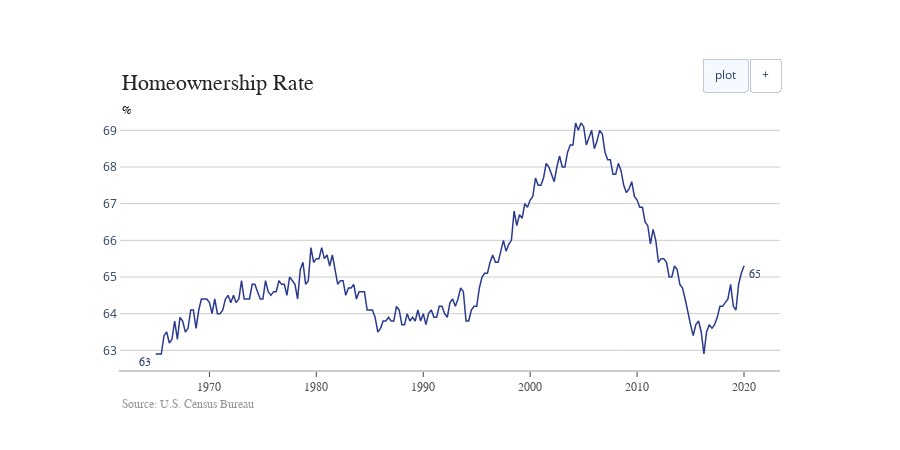

The notebook cell this image was saved under:
### Code cell
s = ['Homeownership Rate for the United States [RHORUSQ156N]']
dic = dict_from_FRED_description(s)
df = make_hrizontal_tbl(dic, start=start)
plot_nice(title='Homeownership Rate', dic=dic, df=df, 
          margin=dict(autoexpand=False,l=120,r=120,t=110,), 
          show_series_label=False,
          y_units='%')

### Figure 1 — Plotly figure (JSON) as saved in the notebook; plotly's stock layout.template omitted (floating-point values rounded to 4 significant figures; data arrays with more than 128 entries replaced by an {"elided": "..."} marker saying what was removed)
{"data": [{"connectgaps": true, "line": {"color": "rgb(41, 58, 143)", "width": 1.5}, "mode": "lines", "name": "Homeownership Rate ", "type": "scatter", "x": {"elided": "221 str values"}, "y": {"elided": "221 float values"}}, {"marker": {"color": "rgb(41, 58, 143)", "size": 1}, "mode": "markers", "type": "scatter", "x": ["1965-01-01T00:00:00", "2020-01-01T00:00:00"], "y": [62.9, 65.3]}], "layout": {"annotations": [{"font": {"family": "Arial", "size": 12}, "showarrow": false, "text": "63", "x": 0.05, "xanchor": "right", "xref": "paper", "y": 62.9, "yanchor": "top"}, {"font": {"family": "Arial", "size": 12}, "showarrow": false, "text": "65", "x": 0.95, "xanchor": "left", "xref": "paper", "y": 65.3, "yanchor": "top"}, {"font": {"color": "rgb(37,37,37)", "family": "Arial", "size": 22}, "showarrow": false, "text": "Homeownership Rate", "x": 0, "xanchor": "left", "xref": "paper", "y": 1.05, "yanchor": "bottom", "yref": "paper"}, {"font": {"color": "rgb(150,150,150)", "family": "Arial", "size": 12}, "showarrow": false, "text": "Source: U.S. Census Bureau", "x": 0, "xanchor": "left", "xref": "paper", "y": -0.1, "yanchor": "top", "yref": "paper"}, {"font": {"color": "black", "family": "Arial", "size": 12}, "showarrow": false, "text": "%", "x": 0, "xref": "paper", "y": 1.03, "yref": "paper"}], "autosize": false, "height": 450, "margin": {"autoexpand": false, "l": 120, "r": 120, "t": 110}, "plot_bgcolor": "white", "showlegend": false, "updatemenus": [{"active": 0, "buttons": [{"args": ["shapes", []], "label": "plot", "method": "relayout"}, {"args": ["shapes", [{"fillcolor": "lightgray", "layer": "below", "line": {"color": "white", "width": 0.1}, "line_width": 0, "type": "rect", "x0": "1969-10-01T00:00:00", "x1": "1970-10-01T00:00:00", "xref": "x", "y0": 0, "y1": 1, "yref": "paper"}, {"fillcolor": "lightgray", "layer": "below", "line": {"color": "white", "width": 0.1}, "line_width": 0, "type": "rect", "x0": "1973-10-01T00:00:00", "x1": "1975-01-01T00:00:00", "xref": "x", "y0": 0, "y1": 1, "yref": "paper"}, {"fillcolor": "lightgray", "layer": "below", "line": {"color": "white", "width": 0.1}, "line_width": 0, "type": "rect", "x0": "1980-01-01T00:00:00", "x1": "1980-07-01T00:00:00", "xref": "x", "y0": 0, "y1": 1, "yref": "paper"}, {"fillcolor": "lightgray", "layer": "below", "line": {"color": "white", "width": 0.1}, "line_width": 0, "type": "rect", "x0": "1981-07-01T00:00:00", "x1": "1982-10-01T00:00:00", "xref": "x", "y0": 0, "y1": 1, "yref": "paper"}, {"fillcolor": "lightgray", "layer": "below", "line": {"color": "white", "width": 0.1}, "line_width": 0, "type": "rect", "x0": "1990-07-01T00:00:00", "x1": "1991-01-01T00:00:00", "xref": "x", "y0": 0, "y1": 1, "yref": "paper"}, {"fillcolor": "lightgray", "layer": "below", "line": {"color": "white", "width": 0.1}, "line_width": 0, "type": "rect", "x0": "2001-01-01T00:00:00", "x1": "2001-10-01T00:00:00", "xref": "x", "y0": 0, "y1": 1, "yref": "paper"}, {"fillcolor": "lightgray", "layer": "below", "line": {"color": "white", "width": 0.1}, "line_width": 0, "type": "rect", "x0": "2007-10-01T00:00:00", "x1": "2009-04-01T00:00:00", "xref": "x", "y0": 0, "y1": 1, "yref": "paper"}]], "label": "+", "method": "relayout"}], "direction": "right", "type": "buttons", "x": 1, "y": 1.2}], "xaxis": {"linecolor": "rgb(204, 204, 204)", "linewidth": 2, "showgrid": true, "showline": true, "showticklabels": true, "tickfont": {"color": "rgb(82, 82, 82)", "family": "Arial", "size": 12}, "ticks": "outside"}, "yaxis": {"gridcolor": "rgb(204, 204, 204)", "showgrid": true, "showline": true, "showticklabels": true, "zeroline": false}}}
